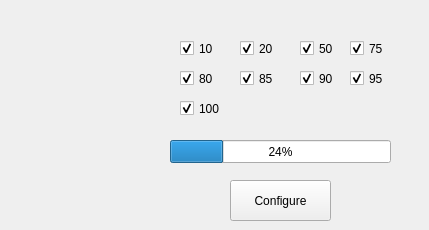
    <widget class="QWidget" name="setupTab">
     <attribute name="title">
      <string>Setup BOT</string>
     </attribute>
     <widget class="QPushButton" name="configure">
      <property name="geometry">
       <rect>
        <x>230</x>
        <y>180</y>
        <width>101</width>
        <height>41</height>
       </rect>
      </property>
      <property name="text">
       <string>Configure</string>
      </property>
     </widget>
     <widget class="QProgressBar" name="progressBar">
      <property name="geometry">
       <rect>
        <x>170</x>
        <y>140</y>
        <width>221</width>
        <height>23</height>
       </rect>
      </property>
      <property name="value">
       <number>24</number>
      </property>
     </widget>
     <widget class="QCheckBox" name="sleep">
      <property name="geometry">
       <rect>
        <x>180</x>
        <y>40</y>
        <width>70</width>
        <height>17</height>
       </rect>
      </property>
      <property name="text">
       <string>10</string>
      </property>
      <property name="checked">
       <bool>true</bool>
      </property>
     </widget>
     <widget class="QCheckBox" name="screenSaver">
      <property name="geometry">
       <rect>
        <x>240</x>
        <y>40</y>
        <width>70</width>
        <height>17</height>
       </rect>
      </property>
      <property name="text">
       <string>20</string>
      </property>
      <property name="checked">
       <bool>true</bool>
      </property>
     </widget>
     <widget class="QCheckBox" name="uninstall">
      <property name="geometry">
       <rect>
        <x>300</x>
        <y>40</y>
        <width>70</width>
        <height>17</height>
       </rect>
      </property>
      <property name="text">
       <string>50</string>
      </property>
      <property name="checked">
       <bool>true</bool>
      </property>
     </widget>
     <widget class="QCheckBox" name="install">
      <property name="geometry">
       <rect>
        <x>350</x>
        <y>40</y>
        <width>70</width>
        <height>17</height>
       </rect>
      </property>
      <property name="text">
       <string>75</string>
      </property>
      <property name="checked">
       <bool>true</bool>
      </property>
     </widget>
     <widget class="QCheckBox" name="killProcess">
      <property name="geometry">
       <rect>
        <x>180</x>
        <y>70</y>
        <width>70</width>
        <height>17</height>
       </rect>
      </property>
      <property name="text">
       <string>80</string>
      </property>
      <property name="checked">
       <bool>true</bool>
      </property>
     </widget>
     <widget class="QCheckBox" name="stopServices">
      <property name="geometry">
       <rect>
        <x>240</x>
        <y>70</y>
        <width>70</width>
        <height>17</height>
       </rect>
      </property>
      <property name="text">
       <string>85</string>
      </property>
      <property name="checked">
       <bool>true</bool>
      </property>
     </widget>
     <widget class="QCheckBox" name="disableService">
      <property name="geometry">
       <rect>
        <x>300</x>
        <y>70</y>
        <width>70</width>
        <height>17</height>
       </rect>
      </property>
      <property name="text">
       <string>90</string>
      </property>
      <property name="checked">
       <bool>true</bool>
      </property>
     </widget>
     <widget class="QCheckBox" name="deleteFolder">
      <property name="geometry">
       <rect>
        <x>350</x>
        <y>70</y>
        <width>70</width>
        <height>17</height>
       </rect>
      </property>
      <property name="text">
       <string>95</string>
      </property>
      <property name="checked">
       <bool>true</bool>
      </property>
     </widget>
     <widget class="QCheckBox" name="schedular">
      <property name="geometry">
       <rect>
        <x>180</x>
        <y>100</y>
        <width>70</width>
        <height>17</height>
       </rect>
      </property>
      <property name="text">
       <string>100</string>
      </property>
      <property name="checked">
       <bool>true</bool>
      </property>
     </widget>
    </widget>
